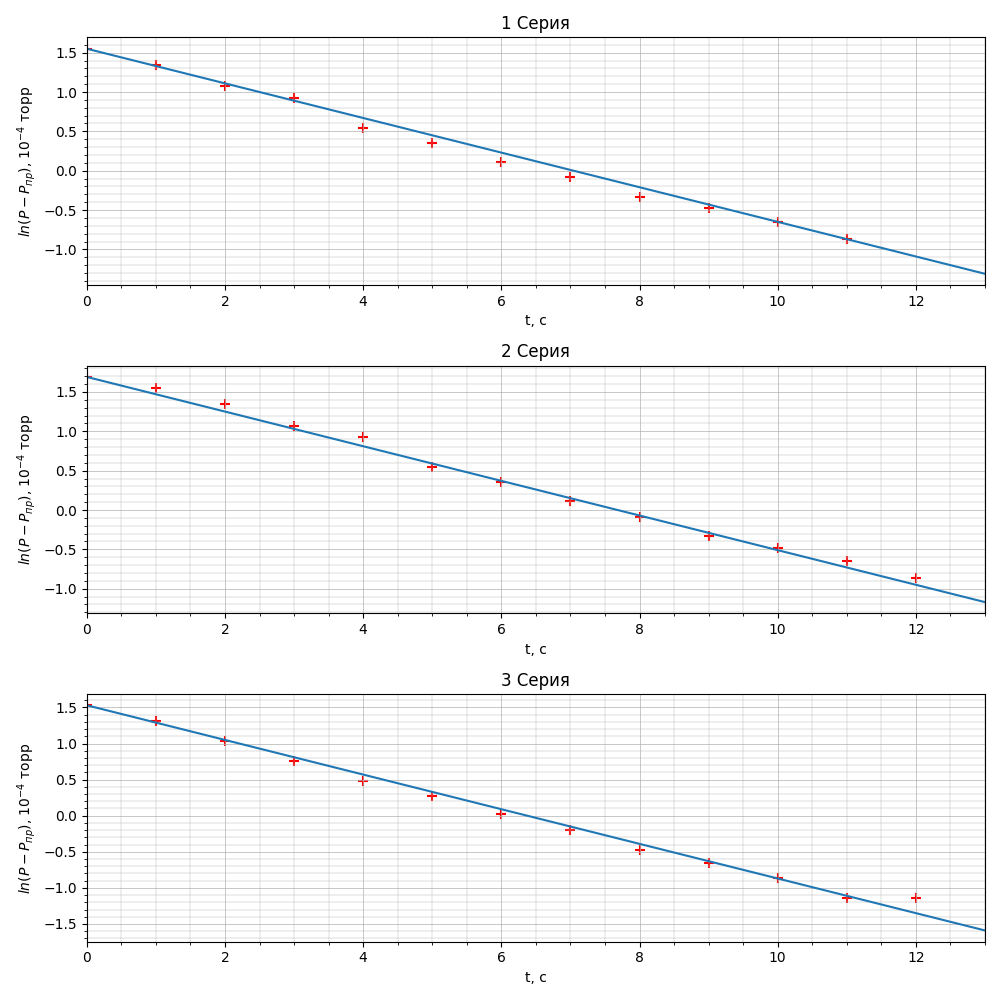

This figure's Python source:
from matplotlib import pyplot as plt
import pandas as pd
import numpy as np

fig, ax = plt.subplots(nrows=3, ncols=1, figsize=(10, 10))

data1 = np.array(pd.read_excel('data.xlsx', sheet_name=0))

ax[0].scatter(data1[:, 14], data1[:, 13], s=50, marker='+', c='red')

ax[0].plot(np.array([0, 13]), np.array([0, 13]) * (-0.22) + 1.55)

ax[0].set_xlim(0, 13)

ax[0].set_ylabel('$ln(P-P_{пр})$, $10^{-4}$ торр')
ax[0].set_xlabel('t, с')

ax[0].grid(True, which='major', linestyle='-', linewidth=0.5)
ax[0].grid(True, which='minor', linestyle='-', linewidth=0.3)
ax[0].minorticks_on()

ax[0].set_title('1 Серия')

data1 = np.array(pd.read_excel('data.xlsx', sheet_name=1))

ax[1].scatter(data1[:, 14], data1[:, 13], s=50, marker='+', c='red')

ax[1].plot(np.array([0, 13]), np.array([0, 13]) * (-0.22) + 1.69)

ax[1].set_xlim(0, 13)

ax[1].set_ylabel('$ln(P-P_{пр})$, $10^{-4}$ торр')
ax[1].set_xlabel('t, с')

ax[1].grid(True, which='major', linestyle='-', linewidth=0.5)
ax[1].grid(True, which='minor', linestyle='-', linewidth=0.3)
ax[1].minorticks_on()

ax[1].set_title('2 Серия')

data1 = np.array(pd.read_excel('data.xlsx', sheet_name=2))

ax[2].scatter(data1[:, 14], data1[:, 13], s=50, marker='+', c='red')

ax[2].plot(np.array([0, 13]), np.array([0, 13]) * (-0.24) + 1.53)

ax[2].set_xlim(0, 13)

ax[2].set_ylabel('$ln(P-P_{пр})$, $10^{-4}$ торр')
ax[2].set_xlabel('t, с')

ax[2].grid(True, which='major', linestyle='-', linewidth=0.5)
ax[2].grid(True, which='minor', linestyle='-', linewidth=0.3)
ax[2].minorticks_on()

ax[2].set_title('3 Серия')

plt.tight_layout()

plt.savefig('exp.png')

plt.show()
